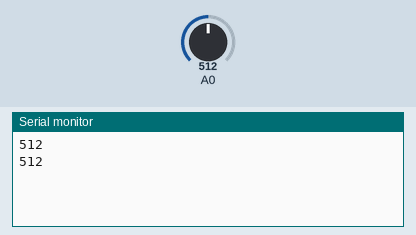
The sketch below on a simulated Arduino Uno, built with avr-gcc and run on an emulated ATmega328P. Parts: the last lines printed to the serial monitor. The inputs (shaded band) are chosen by the test bench; at power-on: A0 = 512.

Above: at 4.8 s.
4.9 s: A0 set to 716
At 7.3 s:
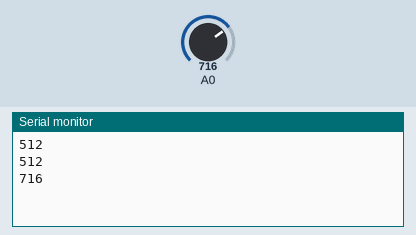
7.9 s: A0 set to 900
At 8.8 s:
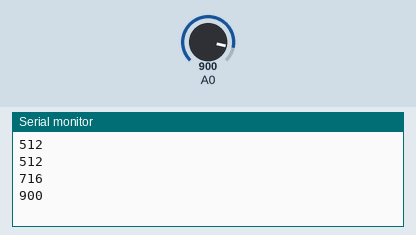
Timing chart, 0 to 10.9 s (numbered marks = the images above; inputs shaded):
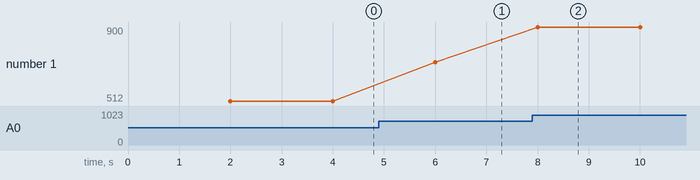

The sketch:

07_CDS_Light.ino
```cpp
void setup() {
   Serial.begin(9600);
}

void loop() {
   delay(2000);
   int signalLevel = analogRead(A0);
   Serial.println( signalLevel );
}
```

Measured:
- after the input at 4.9 s, the serial monitor: prints a new line after 1.1 s (image 1)
- after the input at 7.9 s, the serial monitor: prints a new line after 0.10 s (image 2)
- plotted number 1: 512 → 716 after the input at 4.9 s, 716 → 900 after the input at 7.9 s
